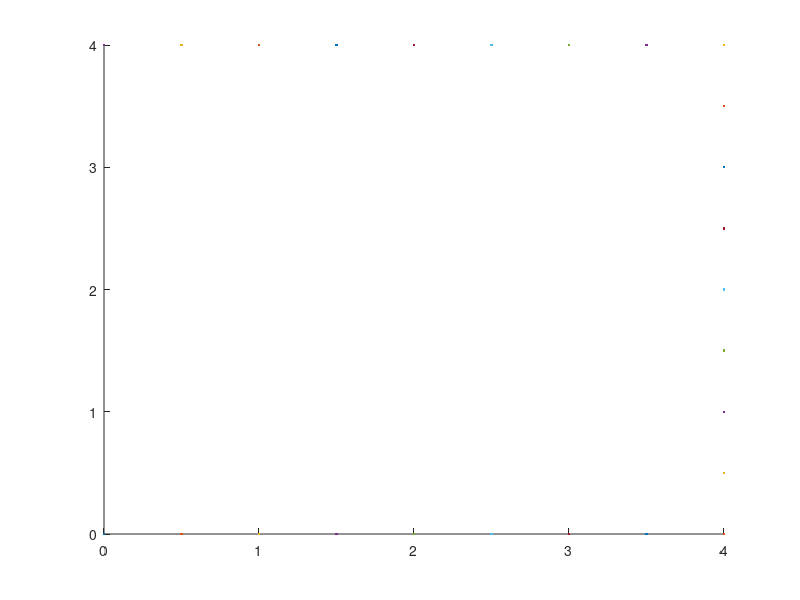

Here is the MATLAB script that generated this plot:
clc, close all, clear all

nStp = 13;

x_array = [0,2,4,6,8,8,8,8,8,6,4,2,0]/2;
y_array = [0,0,0,0,0,2,4,6,8,8,8,8,8]/2;
theta_array = [0,0,0,0,0,pi/2,pi/2,pi/2,pi,pi,pi,pi,pi];

x_r = x_array(1,1);
y_r = y_array(1,1);
theta_r = theta_array(1,1);

v = zeros(1,nStp); % m/s
omega = zeros(1,nStp); % rad/s

for i = 1:nStp-1
    v(1,i) = sqrt((x_array(1,i+1)-x_array(1,i))^2+(y_array(1,i+1)-y_array(1,i))^2); % m/s
    omega(1,i) = theta_array(1,i+1)-theta_array(1,i); % rad/s
end

x_t_array = [x_array;y_array;theta_array];
v_t_array = [v;omega];

dt = 0.5;
x_s = zeros(1,floor(nStp/dt)-1);
y_s = zeros(1,floor(nStp/dt)-1);
theta_s = zeros(1,floor(nStp/dt)-1);
for i = 2:floor(nStp/dt)-1
    
    n = ceil(i*dt);
    j = rem(i-1,1/dt);
    
    if n < nStp-1
        dx = (x_array(n+1)-x_array(n))*dt;
        dy = (y_array(n+1)-y_array(n))*dt;
        dtheta = (theta_array(n+1)-theta_array(n))*dt;
    end
    
    x_s(i) = x_array(n)+j*dx;
    y_s(i) = y_array(n)+j*dy;
    theta_s(i) = theta_array(n)+j*dtheta;
        
end
x_s

figure
hold on
for k = 1:floor(nStp/dt)-1
    plot(x_s(k),y_s(k),'.')
    pause(0.5)
end